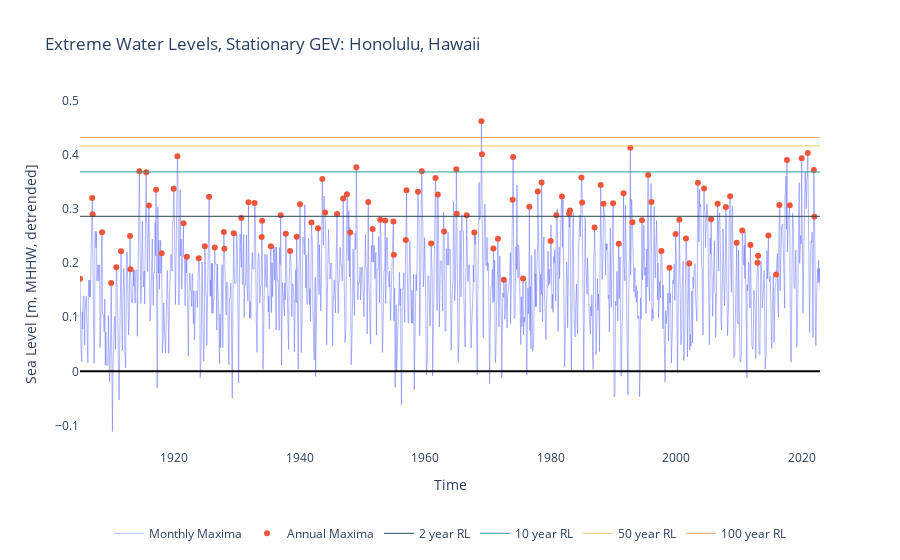

The notebook cell saved with this chart:
### Markdown cell above
One takeaway here: Removing the trend shows that we've had some significant events in the past (including the large pulse in the 1970s) that do not show up in our rankings.

### Code cell
import plotly.graph_objects as go


fig = go.Figure()

# Add monthly maxima as a line
fig.add_trace(go.Scatter(x=monthly_max.index, y=monthly_max, mode='lines', name='Monthly Maxima', line=dict(width=0.5)))

# Add annual maxima as scatter points
fig.add_trace(go.Scatter(x=annual_max.index, y=annual_max, mode='markers', name='Annual Maxima'))


colors = ['#264653',  # dark cyan
          '#2a9d8f',  # teal
          '#e9c46a',  # sandy yellow
          '#f4a261']  # sandy orange


# Add return levels as labeled lines
for i, period in enumerate(return_periods):
    fig.add_trace(go.Scatter(x=[monthly_max.index.min(), monthly_max.index.max()],
                             y=[summary.loc[period, 'Water Level (m, MHHW)']] * 2,
                             mode='lines',
                             line=dict(color=colors[i], width=1),
                             name=f'{period} year RL'))
    
# Add a bold black line at 0 for MHHW
fig.add_hline(y=0, line=dict(color='black', width=2))

# Set titles and labels
fig.update_layout(title=f'Extreme Water Levels, Stationary GEV: {station_name}',
                  xaxis_title='Time',
                  yaxis_title='Sea Level [m, MHHW, detrended]',
                  legend=dict(x=0.5, xanchor='center', y=-0.2, orientation='h', bgcolor='rgba(255,255,255,0.8)'),
                  plot_bgcolor='white',  # Set plot background to white
                  paper_bgcolor='white')  # Set overall background to white

# Set x-axis limits if needed
fig.update_xaxes(range=[monthly_max.index.min(), monthly_max.index.max()])

# Show the figure
fig.show()
